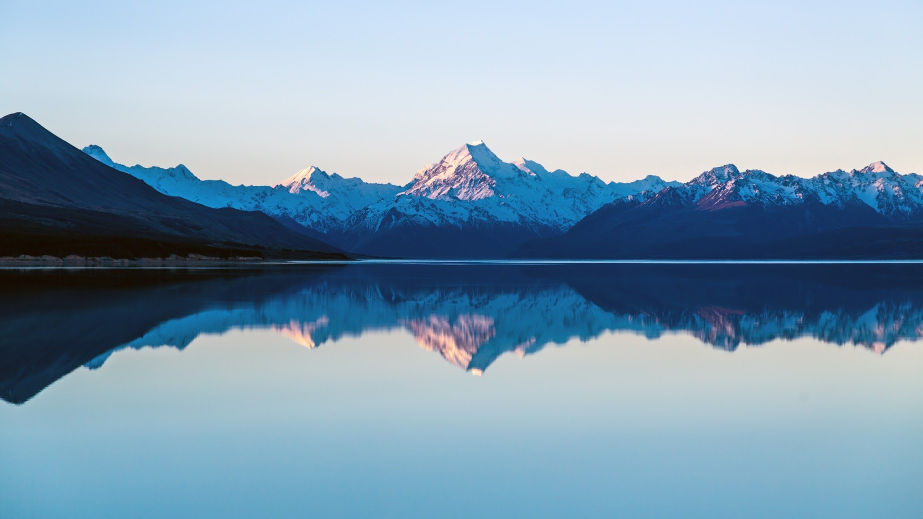
#> input picture image/a.jpg, 1845 x 1038 px (shown at 1/2 size)
$ python test.py
#> lines starting #> are read from the running program, lines starting #| are printed output that depends on the picture; after the words box and inside, x2 and y2 are one past the last pixel; in counts of white or black regions, pixels touching at a corner belong together
import cv2
import numpy as np

img = cv2.imread("./image/a.jpg")
#> img is the input picture: shape (1038, 1845, 3); mean B, G, R 179.1, 158.3, 130.4
imgResize = cv2.resize(img,(640,480))
print("Kênh màu " + str(img.shape[2]))
#| Kênh màu 3
print("Chiều dài " + str(img.shape[1]))
#| Chiều dài 1845
print("Chiều rộng " + str(img.shape[0]))
#| Chiều rộng 1038
# cv2.imshow("img",img)

# cv2.imshow("imgResize",imgResize)

# COLOR_BGR2GRAY là cờ chuyển
imgGray = cv2.cvtColor(imgResize,cv2.COLOR_RGB2GRAY)
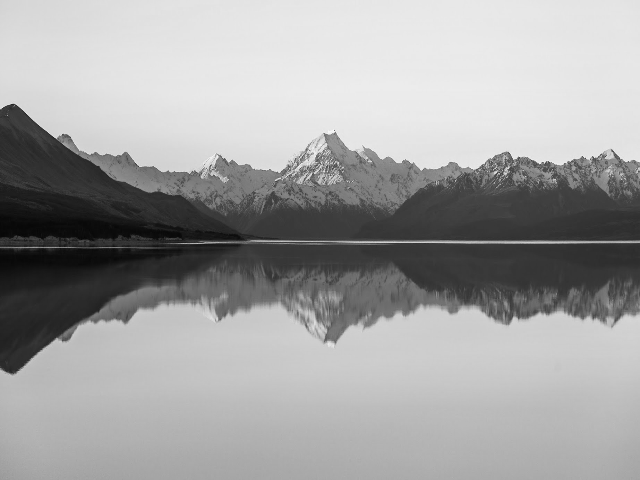
#> imgGray: shape (480, 640); min 6, max 249, mean 161.3
# cv2.imshow("imgGray",imgGray)

# Tạo ảnh nhị phân
ret,binary = cv2.threshold(imgGray,100,255,cv2.THRESH_OTSU)
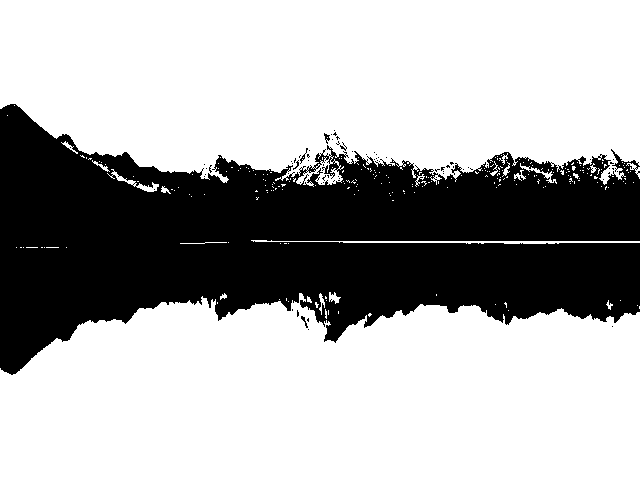
#> binary: shape (480, 640); 67.8% white; 72 black regions (67 under 20 px), largest, box (x1, y1, x2, y2) and area: (0, 104, 640, 375) 98754, (324, 133, 330, 144) 32, (300, 148, 308, 164) 29, (301, 316, 308, 328) 28, (340, 142, 347, 151) 21
#> ret = 136
print(binary.shape)
#| (480, 640)
print(ret)
#| 136.0

# cv2.imshow("binary",binary)

# RGB => HSV
imgHSV = cv2.cvtColor(img,cv2.COLOR_RGB2HSV)
#> imgHSV: shape (1038, 1845, 3); mean H, S, V 25.7, 91.3, 180
# [6 lines of commented-out code are left out]

h,s,v = cv2.split(imgHSV)
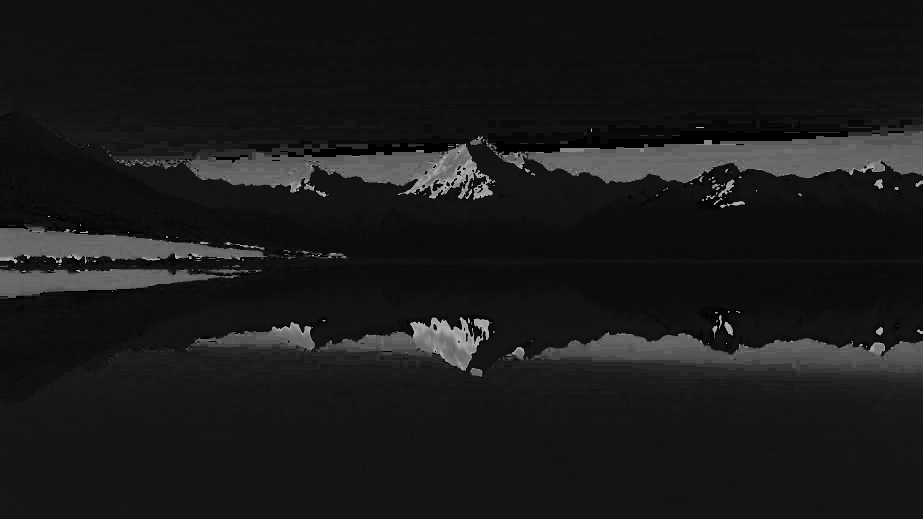
#> h: shape (1038, 1845) (shown at 1/2 size); min 0, max 179, mean 25.7
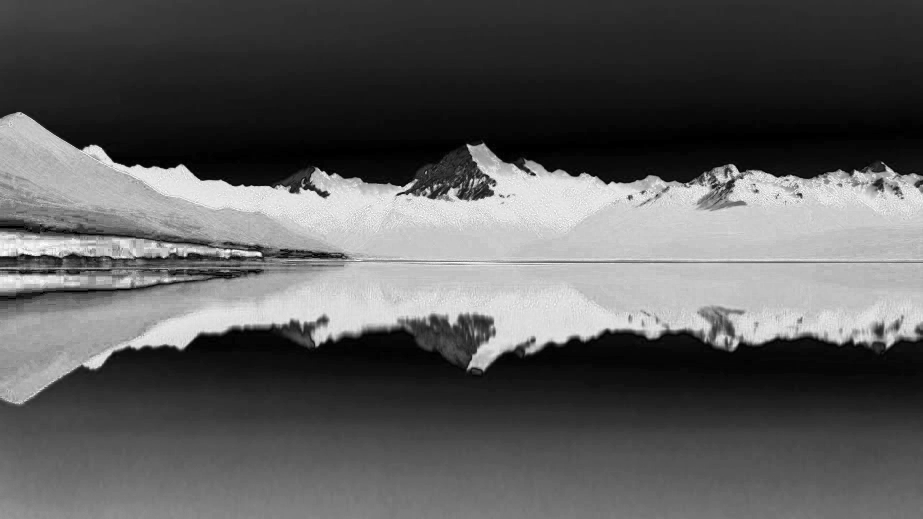
#> s: shape (1038, 1845) (shown at 1/2 size); min 0, max 255, mean 91.3
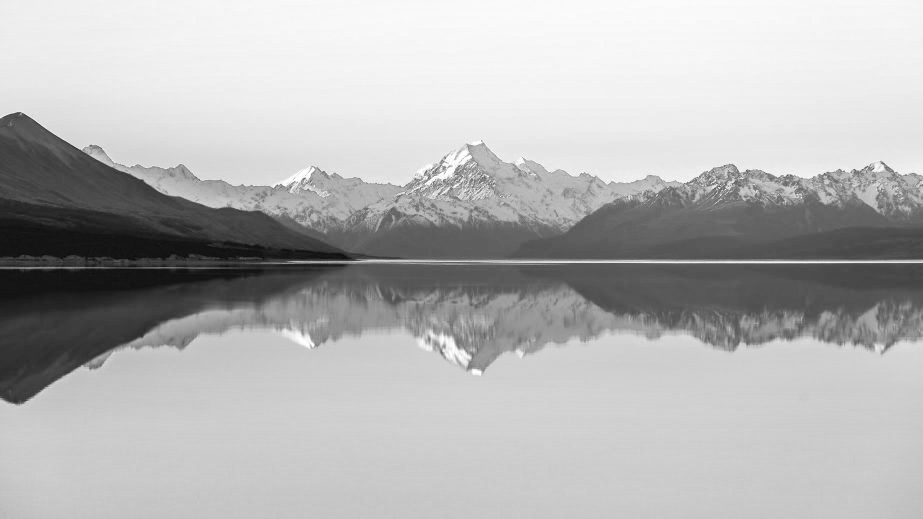
#> v: shape (1038, 1845) (shown at 1/2 size); min 5, max 255, mean 180
# cv2.imshow("h",h)
# cv2.imshow("s",s)
# cv2.imshow("v",v)

imgHSV2 = np.zeros((1038, 1845), dtype='uint8')
imgHSV2[:,:] = h*0.2 + s*0.5 + v*0.3
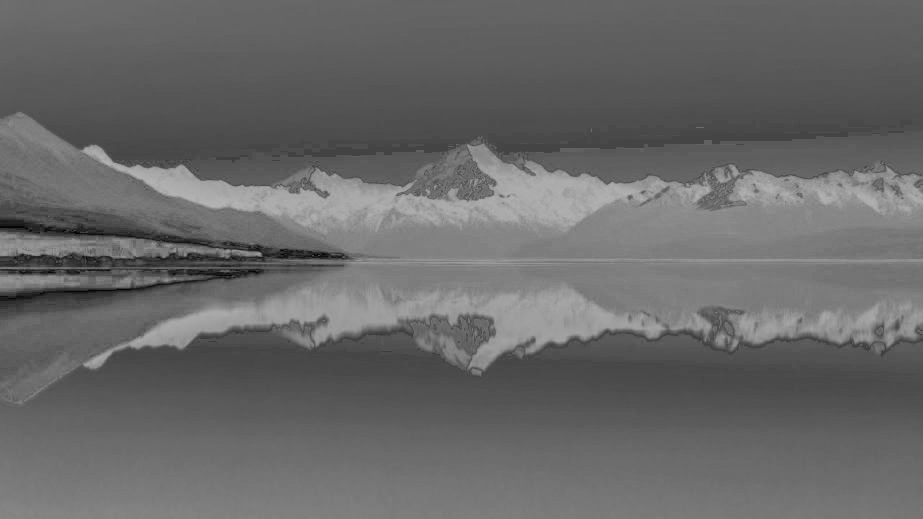
#> imgHSV2: shape (1038, 1845) (shown at 1/2 size); min 2, max 183, mean 104.3
print(imgHSV2)
#> (printed output is left out)
# cv2.imshow("imgHSV2",imgHSV2)

imgMerge = np.zeros((imgHSV.shape[:2]), dtype = 'uint8')
imgMerge = cv2.merge((h*0.2,s*0.5,v*0.3))
#> imgMerge: shape (1038, 1845, 3) float64; mean H, S, V 5.1, 45.7, 54
# imgMerge = cv2.merge([h,s,v])
cv2.imshow("imgMerge",imgMerge)
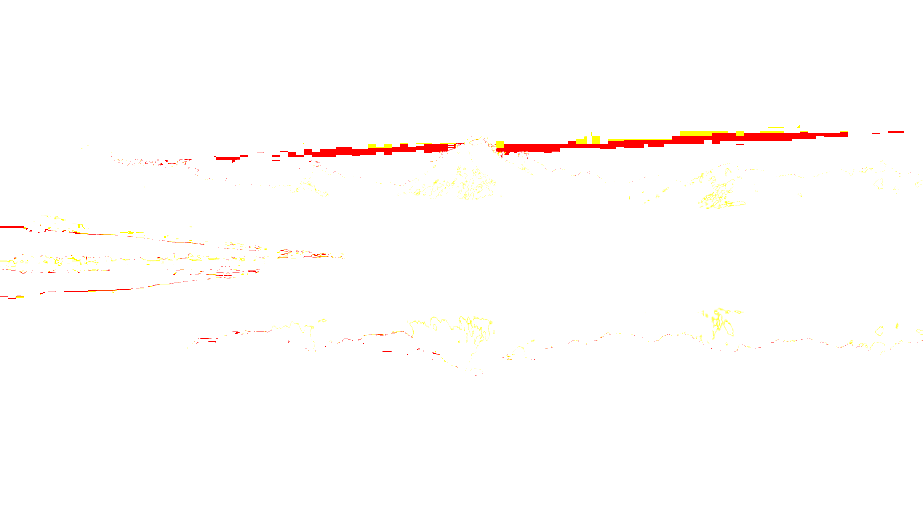
#> window 'imgMerge': shape (1038, 1845, 3) (shown at 1/2 size); mean B, G, R 251.8, 252.8, 255

cv2.waitKey(0)
cv2.destroyAllWindows()
